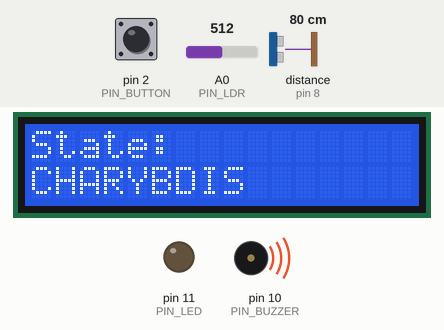
Simulated run of this sketch. Board: Arduino Uno, built with avr-gcc and run on an emulated ATmega328P. Shown: 16×2 character LCD, output pins drawn as LEDs (lit = HIGH), buzzer (waves = sounding). Wiring (inferred from the names in the program): ultrasonic range finder: trigger pin 9; echo pin 8. Dashed ring = blinking. The test bench sets the inputs (shaded band); at power-on: distance to the obstacle (sensor on pin 8) 80 cm, A0 (PIN_LDR) = 512, pin 2 (PIN_BUTTON) HIGH. The echo pulse lasts 58.3 µs per cm; pins used as bus, display or sensor lines are not drawn.

Above: at 1.2 s.
1.3 s: distance to the obstacle (sensor on pin 8) set to 98 cm
2.8 s: distance to the obstacle (sensor on pin 8) set to 105 cm
At 3.8 s:
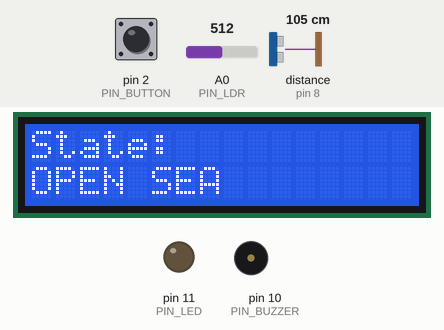
4.3 s: A0 (PIN_LDR) set to 521
At 4.41 s:
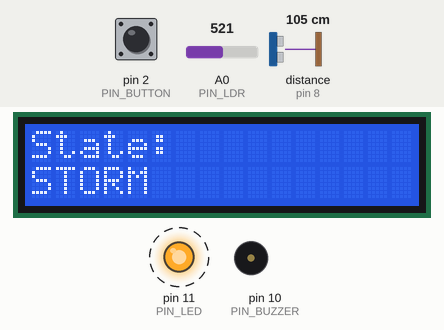
6.1 s: pin 2 (PIN_BUTTON) pulled LOW for 0.15 s
At 7.3 s:
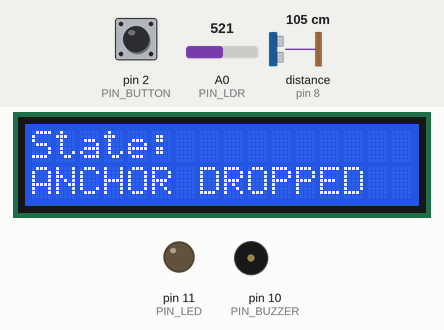
7.7 s: pin 2 (PIN_BUTTON) pulled LOW for 1 s
At 8.03 s:
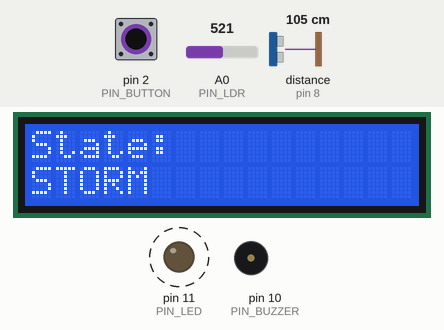
9.3 s: pin 2 (PIN_BUTTON) pulled LOW for 3.2 s
At 10.0 s:
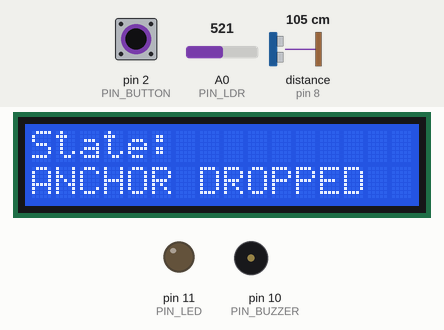
Timing chart, 0 to 12.3 s (numbered marks = the images above; inputs shaded):
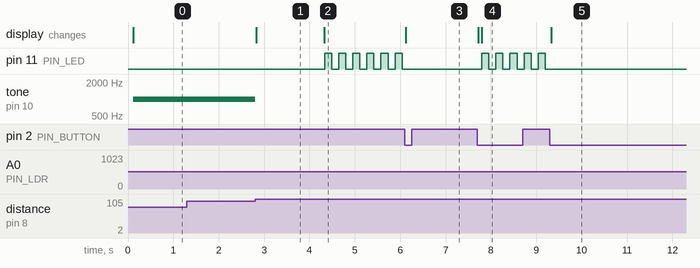

The sketch:

Shreyash_Sharma_20250746_Code_Task2.ino
```cpp
#include <Wire.h>
#include <LiquidCrystal_I2C.h>

// Defining the Pins
const int PIN_BUTTON = 2;
const int PIN_ECHO   = 8;
const int PIN_TRIG   = 9;
const int PIN_BUZZER = 10;
const int PIN_LED    = 11;
const int PIN_LDR    = A0;

// Setting thresholds
const int LIGHT_THRESHOLD = 512;       // Half of 1023 (Analog range)
const long DISTANCE_THRESHOLD = 100;   // 100 cm
const unsigned long DANGER_LIMIT = 5000; // 5 seconds in ms


enum ShipState {
  OPEN_SEA,
  STORM,
  CHARYBDIS,
  ANCHOR_DROPPED,
  WRECKED
};

ShipState currentState = OPEN_SEA;
ShipState previousState = OPEN_SEA; // Stores state before anchor was dropped

unsigned long dangerStartTime = 0;
unsigned long lastBlinkTime = 0;
bool ledState = false;


LiquidCrystal_I2C lcd(0x27, 16, 2);

void setup() {
  pinMode(PIN_BUTTON, INPUT_PULLUP);
  pinMode(PIN_TRIG, OUTPUT);
  pinMode(PIN_ECHO, INPUT);
  pinMode(PIN_LED, OUTPUT);
  pinMode(PIN_BUZZER, OUTPUT);

  lcd.init();
  lcd.backlight();
  updateLCD("OPEN SEA");
}

void loop() {
  handleButton();

  // Freeze state if the ship is wrecked until simulation is restarted.
  if (currentState == WRECKED) {
    digitalWrite(PIN_LED, LOW);
    noTone(PIN_BUZZER);
    return;
  }

  // Sensors reading data according to parameters set.
  int lightVal = analogRead(PIN_LDR);
  long distanceCm = getDistance();

  bool isStormCondition = (lightVal > LIGHT_THRESHOLD);
  bool isCharybdisCondition = (distanceCm > 0 && distanceCm < DISTANCE_THRESHOLD);

  // Different cases possible i.e. Open sea, Storm, Charybdis, Anchor Dropped and the changes in LEDs/ Buzzer that will happen.
  switch (currentState) {
    case OPEN_SEA:
      digitalWrite(PIN_LED, LOW);
      noTone(PIN_BUZZER);

      if (isStormCondition) {
        currentState = STORM;
        dangerStartTime = millis();
        updateLCD("STORM");
      } else if (isCharybdisCondition) {
        currentState = CHARYBDIS;
        dangerStartTime = millis();
        updateLCD("CHARYBDIS");
      }
      break;

    case STORM:
      // Blink LED every 150ms
      if (millis() - lastBlinkTime >= 150) {
        lastBlinkTime = millis();
        ledState = !ledState;
        digitalWrite(PIN_LED, ledState);
      }

      if (millis() - dangerStartTime >= DANGER_LIMIT) {
        currentState = WRECKED;
        digitalWrite(PIN_LED, LOW);
        updateLCD("WRECKED");
      } else if (!isStormCondition) {
        currentState = OPEN_SEA;
        digitalWrite(PIN_LED, LOW);
        updateLCD("OPEN SEA");
      }
      break;

    case CHARYBDIS:
      tone(PIN_BUZZER, 1000); // 1kHz alarm tone

      // Check 5-second survival limit
      if (millis() - dangerStartTime >= DANGER_LIMIT) {
        currentState = WRECKED;
        noTone(PIN_BUZZER);
        updateLCD("WRECKED");
      } else if (!isCharybdisCondition) {
        currentState = OPEN_SEA;
        noTone(PIN_BUZZER);
        updateLCD("OPEN SEA");
      }
      break;

    case ANCHOR_DROPPED:
      digitalWrite(PIN_LED, LOW);
      noTone(PIN_BUZZER);
      break;
  }
}


 void handleButton() {
  static bool lastBtnState = HIGH;
  bool currentBtnState = digitalRead(PIN_BUTTON);

  // Detecting the exact moment the button is pressed down.
  if (lastBtnState == HIGH && currentBtnState == LOW) {
    if (currentState != WRECKED) {
      if (currentState == ANCHOR_DROPPED) {
        //  Raise Anchor: return to OPEN SEA
        currentState = OPEN_SEA;
        updateLCD("OPEN SEA");
      } else {
        // Anchor Dropped = Shielding ship.
        previousState = currentState;
        currentState = ANCHOR_DROPPED;
        updateLCD("ANCHOR DROPPED");
      }
    }
    // debounce being set to avoid push-button failure
    delay(50);
  }
  lastBtnState = currentBtnState;
}

long getDistance() {
  digitalWrite(PIN_TRIG, LOW);
  delayMicroseconds(2);
  digitalWrite(PIN_TRIG, HIGH);
  delayMicroseconds(10);
  digitalWrite(PIN_TRIG, LOW);
//  If the echo does not stay at HIGH for 30ms before going to low, the value returns as 0, ending // the loop.
// Return duration is using distance formula to find time taken by sound to return and divided by // 2 so that’s its One way.
  long duration = pulseIn(PIN_ECHO, HIGH, 30000);
  if (duration == 0) return 999;
  return duration * 0.034 / 2;
}

void updateLCD(const char* stateName) {
  lcd.clear();
  lcd.setCursor(0, 0);
  lcd.print("State:");
  lcd.setCursor(0, 1);
  lcd.print(stateName);
}
```

Measured:
- the behaviour switches between 101 and 102 cm on distance to the obstacle (sensor on pin 8) (found by bisection; images 0 and 1)
- the behaviour switches between 512 and 513 on A0 (PIN_LDR) (found by bisection; images 1 and 2)
- after the input at 1.3 s, every drawn part: stays the same
- after the input at 2.8 s, tone on pin 10 (PIN_BUZZER): 1000 Hz → silent at once; the display: changes at once (image 1)
- after the input at 4.3 s, pin 11 (PIN_LED): alternates HIGH for 0.16 s and LOW for 0.16 s, starting at once; the display: changes at once (image 2)
- after the input at 6.1 s, pin 11 (PIN_LED): stops changing and stays LOW; the display: changes at once (image 3)
- after the input at 7.7 s, pin 11 (PIN_LED): alternates HIGH for 0.16 s and LOW for 0.16 s, starting after 0.10 s; the display: first changes at once (image 4 shows a later state)
- after the input at 9.3 s, pin 11 (PIN_LED): stops changing and stays LOW; the display: changes at once (image 5)
